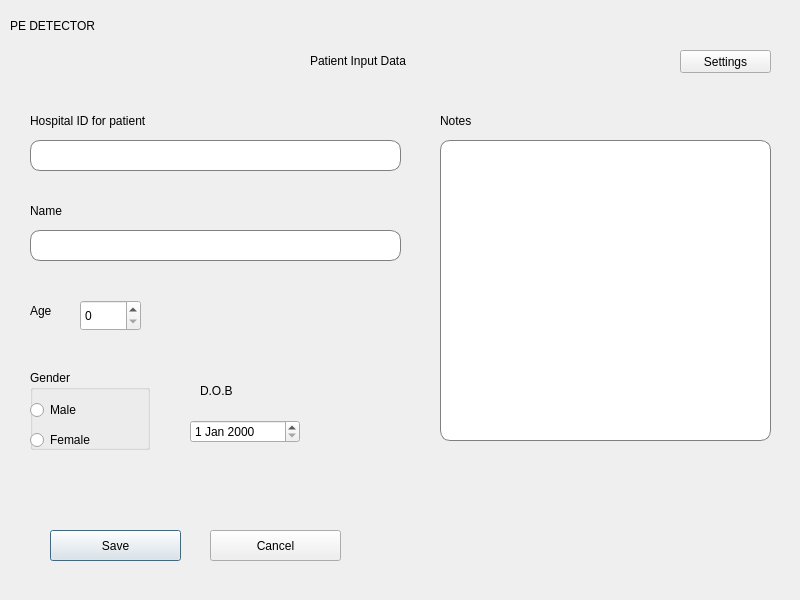
<?xml version="1.0" encoding="UTF-8"?>
<ui version="4.0">
 <class>Dialog</class>
 <widget class="QDialog" name="Dialog">
  <property name="geometry">
   <rect>
    <x>0</x>
    <y>0</y>
    <width>800</width>
    <height>600</height>
   </rect>
  </property>
  <property name="windowTitle">
   <string>Dialog</string>
  </property>
  <widget class="QLabel" name="label">
   <property name="geometry">
    <rect>
     <x>10</x>
     <y>10</y>
     <width>231</width>
     <height>31</height>
    </rect>
   </property>
   <property name="styleSheet">
    <string notr="true">font: 24pt &quot;Sans Serif&quot;;</string>
   </property>
   <property name="text">
    <string>PE DETECTOR</string>
   </property>
  </widget>
  <widget class="QLabel" name="label_2">
   <property name="geometry">
    <rect>
     <x>30</x>
     <y>110</y>
     <width>181</width>
     <height>21</height>
    </rect>
   </property>
   <property name="styleSheet">
    <string notr="true">font: 12pt &quot;Sans Serif&quot;;</string>
   </property>
   <property name="text">
    <string>Hospital ID for patient</string>
   </property>
  </widget>
  <widget class="QLineEdit" name="lineEdit">
   <property name="geometry">
    <rect>
     <x>30</x>
     <y>140</y>
     <width>371</width>
     <height>31</height>
    </rect>
   </property>
   <property name="styleSheet">
    <string notr="true">border: 1px solid grey;
border-radius: 10px;</string>
   </property>
  </widget>
  <widget class="QLabel" name="label_3">
   <property name="geometry">
    <rect>
     <x>30</x>
     <y>200</y>
     <width>171</width>
     <height>21</height>
    </rect>
   </property>
   <property name="styleSheet">
    <string notr="true">font: 12pt &quot;Sans Serif&quot;;</string>
   </property>
   <property name="text">
    <string>Name</string>
   </property>
  </widget>
  <widget class="QLineEdit" name="lineEdit_2">
   <property name="geometry">
    <rect>
     <x>30</x>
     <y>230</y>
     <width>371</width>
     <height>31</height>
    </rect>
   </property>
   <property name="styleSheet">
    <string notr="true">border: 1px solid grey;
border-radius: 10px;</string>
   </property>
  </widget>
  <widget class="QPushButton" name="pushButton">
   <property name="geometry">
    <rect>
     <x>50</x>
     <y>530</y>
     <width>131</width>
     <height>31</height>
    </rect>
   </property>
   <property name="styleSheet">
    <string notr="true">font: 12pt &quot;Sans Serif&quot;;</string>
   </property>
   <property name="text">
    <string>Save</string>
   </property>
  </widget>
  <widget class="QPushButton" name="pushButton_4">
   <property name="geometry">
    <rect>
     <x>680</x>
     <y>50</y>
     <width>91</width>
     <height>23</height>
    </rect>
   </property>
   <property name="styleSheet">
    <string notr="true">font: 12pt &quot;Sans Serif&quot;;</string>
   </property>
   <property name="text">
    <string>Settings</string>
   </property>
  </widget>
  <widget class="QPushButton" name="pushButton_5">
   <property name="geometry">
    <rect>
     <x>210</x>
     <y>530</y>
     <width>131</width>
     <height>31</height>
    </rect>
   </property>
   <property name="styleSheet">
    <string notr="true">font: 12pt &quot;Sans Serif&quot;;</string>
   </property>
   <property name="text">
    <string>Cancel</string>
   </property>
  </widget>
  <widget class="QLabel" name="label_4">
   <property name="geometry">
    <rect>
     <x>30</x>
     <y>300</y>
     <width>41</width>
     <height>21</height>
    </rect>
   </property>
   <property name="styleSheet">
    <string notr="true">font: 12pt &quot;Sans Serif&quot;;</string>
   </property>
   <property name="text">
    <string>Age</string>
   </property>
  </widget>
  <widget class="QLineEdit" name="lineEdit_5">
   <property name="geometry">
    <rect>
     <x>440</x>
     <y>140</y>
     <width>331</width>
     <height>301</height>
    </rect>
   </property>
   <property name="styleSheet">
    <string notr="true">border: 1px solid grey;
border-radius: 10px;</string>
   </property>
  </widget>
  <widget class="QLabel" name="label_6">
   <property name="geometry">
    <rect>
     <x>440</x>
     <y>110</y>
     <width>171</width>
     <height>21</height>
    </rect>
   </property>
   <property name="styleSheet">
    <string notr="true">font: 12pt &quot;Sans Serif&quot;;</string>
   </property>
   <property name="text">
    <string>Notes</string>
   </property>
  </widget>
  <widget class="QLabel" name="label_7">
   <property name="geometry">
    <rect>
     <x>200</x>
     <y>380</y>
     <width>171</width>
     <height>21</height>
    </rect>
   </property>
   <property name="styleSheet">
    <string notr="true">font: 12pt &quot;Sans Serif&quot;;</string>
   </property>
   <property name="text">
    <string>D.O.B</string>
   </property>
  </widget>
  <widget class="QLabel" name="label_8">
   <property name="geometry">
    <rect>
     <x>310</x>
     <y>50</y>
     <width>161</width>
     <height>21</height>
    </rect>
   </property>
   <property name="styleSheet">
    <string notr="true">font: 12pt &quot;Sans Serif&quot;;</string>
   </property>
   <property name="text">
    <string>Patient Input Data</string>
   </property>
  </widget>
  <widget class="QGroupBox" name="groupBox">
   <property name="geometry">
    <rect>
     <x>30</x>
     <y>370</y>
     <width>120</width>
     <height>80</height>
    </rect>
   </property>
   <property name="title">
    <string>Gender</string>
   </property>
   <widget class="QRadioButton" name="radioButton">
    <property name="geometry">
     <rect>
      <x>0</x>
      <y>30</y>
      <width>99</width>
      <height>20</height>
     </rect>
    </property>
    <property name="text">
     <string>Male</string>
    </property>
   </widget>
   <widget class="QRadioButton" name="radioButton_2">
    <property name="geometry">
     <rect>
      <x>0</x>
      <y>60</y>
      <width>99</width>
      <height>20</height>
     </rect>
    </property>
    <property name="text">
     <string>Female</string>
    </property>
   </widget>
  </widget>
  <widget class="QDateEdit" name="dateEdit">
   <property name="geometry">
    <rect>
     <x>190</x>
     <y>420</y>
     <width>110</width>
     <height>23</height>
    </rect>
   </property>
  </widget>
  <widget class="QSpinBox" name="spinBox">
   <property name="geometry">
    <rect>
     <x>80</x>
     <y>300</y>
     <width>61</width>
     <height>31</height>
    </rect>
   </property>
  </widget>
 </widget>
 <resources/>
 <connections/>
</ui>
